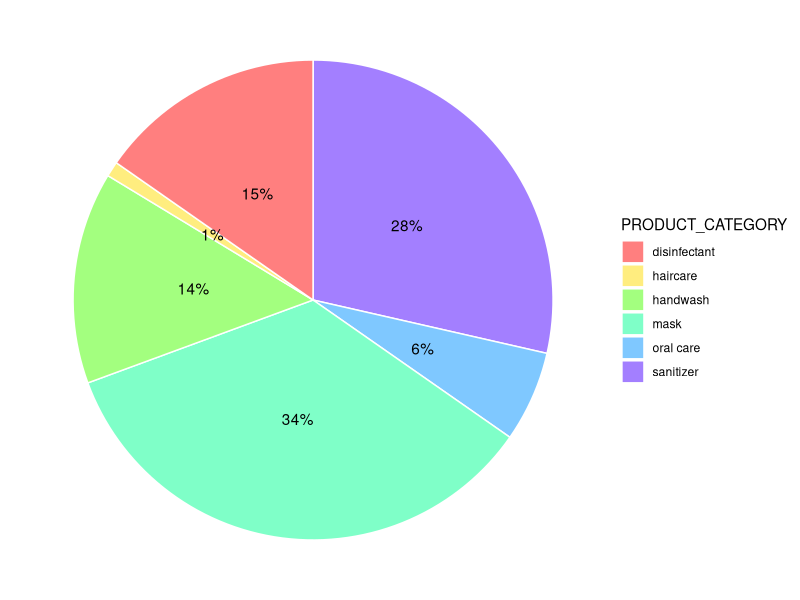
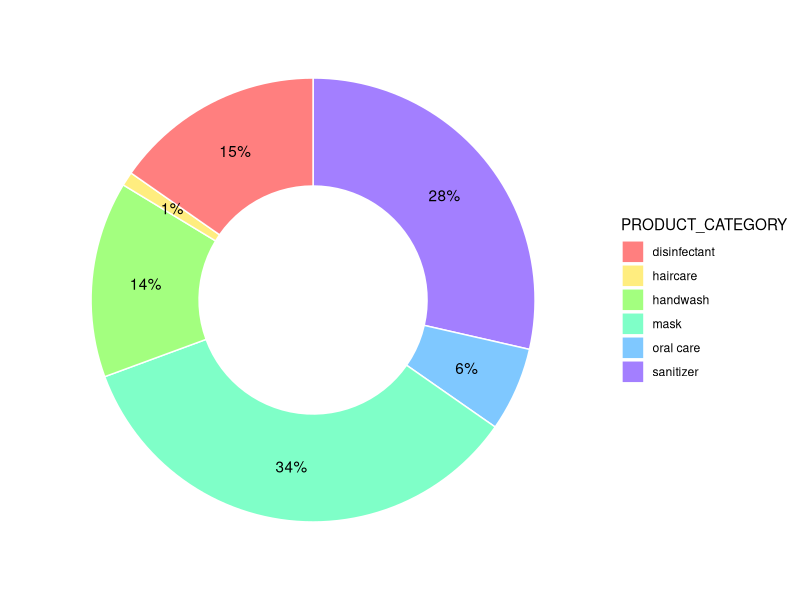
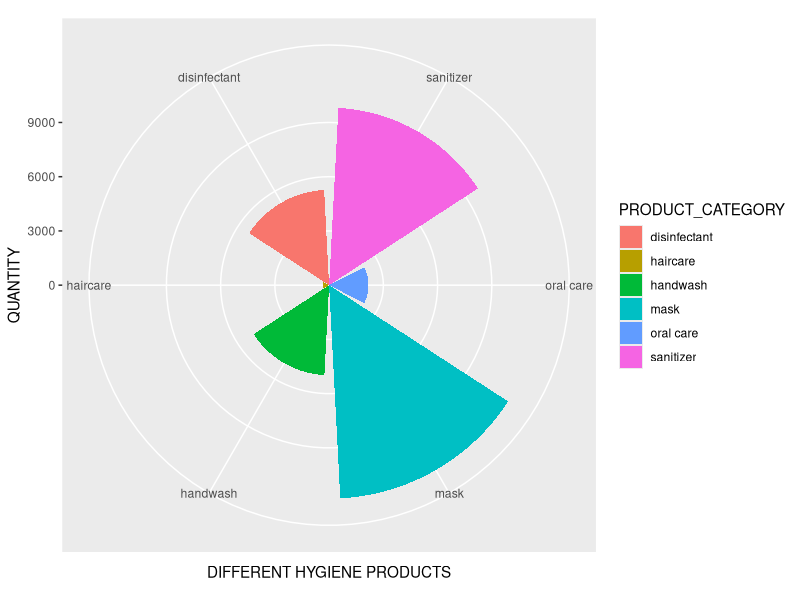

Here is the R script that generated these plots, in order:
####LOAD THE PACKAGES
require(dplyr)
require(ggplot2)

##LET'S LOAD THE DATASET
store <- read.csv("FINAL DEPARTMENTAL STORE.csv")




###NOW LET'S GET STARTED WITH CODE

#####12. PIE CHART

#Q1. MAKE A PIE CHART FOR EACH HYGIENE PRODUCT'S QUANTITY DEMANDED.

####STEP 1 AND STEP 2 ARE REVISION OF DATA MANIPULATIION.

#STEP1: LET'S PREPARE REQUIRD DATA

store1 <-  filter(store, PRODUCT_TYPE=="hygiene")%>%
  group_by(PRODUCT_CATEGORY)%>%
  summarise(QUANTITY_DEMANDED=sum(QUANTITY_DEMANDED))



# STEP2: LET'S CALCULATE PERCENTAGE OF EACH PRODUCT

store2 <- store1 %>% 
  arrange(desc(PRODUCT_CATEGORY)) %>%
  mutate(percentage=round(QUANTITY_DEMANDED*100/sum(QUANTITY_DEMANDED))) %>% 
  mutate(y_pos = cumsum(percentage)-0.5*percentage)




# STEP3: LET'S CREATE THE PIE CHART


store2 %>% 
  ggplot(aes(x = "",percentage, fill = PRODUCT_CATEGORY )) + 
  geom_bar(width = 1, stat = "identity", color = "white", alpha = .5 ) +
  coord_polar("y", start = 0) +
  geom_text(aes(y = y_pos, label = paste0(percentage, "%")), color = "black") +
  scale_fill_manual(values = rainbow(7)) + theme_void()



#LET'S EXPLORE SOME MORE CIRCULAR PLOTS FROM THE EXISING PREPARED DATA OF STEP 1 AND STEP 2.




####13. DONUT

#Q2. MAKE A DONUT FOR THE SAME DATA


store2 %>% 
  ggplot(aes(x = 2,percentage, fill = PRODUCT_CATEGORY )) + 
  geom_bar(stat = "identity", color = "white", alpha = .5 ) +
  coord_polar(theta = "y", start = 0) +
  geom_text(aes(y = y_pos, label = paste0(percentage, "%")), color = "black") +
  scale_fill_manual(values = rainbow(7)) + theme_void() + xlim(0.6,2.6)


####14. COXCOMB CHART 

#Q3. MAKE A COXCOMB CHART  FOR THE SAME DATA
store2 %>% ggplot(aes(PRODUCT_CATEGORY,QUANTITY_DEMANDED, fill=PRODUCT_CATEGORY)) + 
  geom_bar(stat = "identity") + 
  coord_polar("x", start = 0, direction = -1 )+
  xlab("DIFFERENT HYGIENE PRODUCTS") +
  ylab("QUANTITY")


